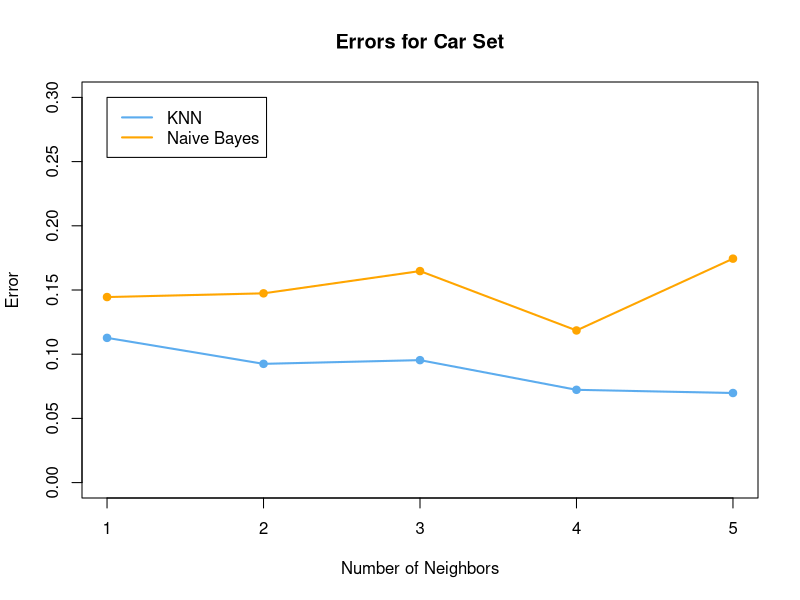

Recreate this plot in R.
numFold <- 5
err_KNN_iono_k2 <- c(0.08571429, 0.10000000, 0.05714286, 0.10000000, 0.07042254)
err_KNN_car_k12 <- c(0.11271676, 0.09248555, 0.09537572, 0.07225434, 0.06976744)
err_KNN_crx_k13 <- c(0.1521739, 0.1521739, 0.1014493, 0.1014493, 0.1521739)

err_NBC_iono <- c(0.1714286, 0.1714286, 0.1857143, 0.2142857, 0.1267606)
err_NBC_car <- c(0.1445087, 0.1473988, 0.1647399, 0.1184971, 0.1744186)
err_NBC_crx <- c(0.2391304, 0.2028986, 0.1666667, 0.2463768, 0.2536232)

err_KNN_iono_k2 <- cbind(1:numFold, err_KNN_iono_k2)
err_KNN_car_k12 <- cbind(1:numFold, err_KNN_car_k12)
err_KNN_crx_k13 <- cbind(1:numFold, err_KNN_crx_k13)
err_NBC_iono <- cbind(1:numFold, err_NBC_iono)
err_NBC_car <- cbind(1:numFold, err_NBC_car)
err_NBC_crx <- cbind(1:numFold, err_NBC_crx)

title <- "Errors for Car Set"
err_KNN <- err_KNN_car_k12
err_NBC <- err_NBC_car
par(fg = "black") 
yRange <- c(0, 0.3)
plot(err_KNN,
     type = "l",
     lwd = 2, 
     col = "steelblue2",
     ylim = yRange,
     main = title,
     xlab = "Number of Neighbors",
     ylab = "Error")
points(err_KNN, col = "steelblue2", pch = 19)
lines(err_NBC, col = "orange", lwd = 2)
points(err_NBC, col = "orange", pch = 19)
legend(1, 0.3,
       c("KNN", "Naive Bayes"),
       lty = c(1, 1),
       lwd = c(2, 2),
       col = c("steelblue2", "orange"))

















